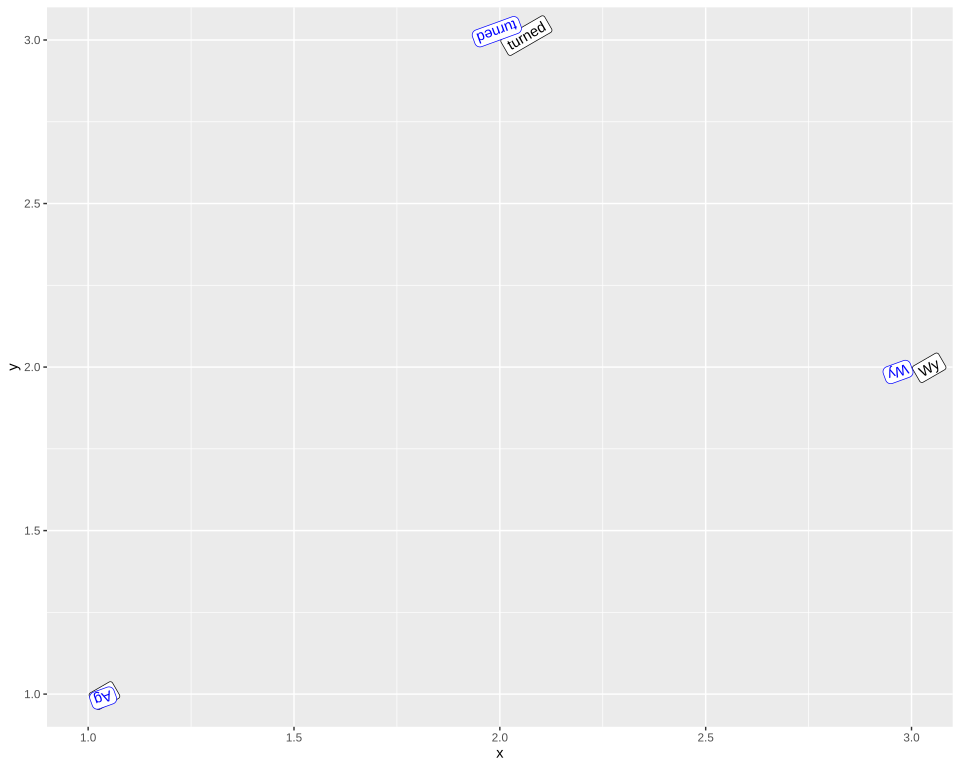

Source code (R):
# The plot test/golden/label_turned.svg draws, drawn by ggplot2 itself, as ggplot2's own visual
# tests draw their snapshots: the independent check on that golden whenever it changes. The suite
# never runs this; it needs R, ggplot2 and vdiffr, saved as the Docker image giggly-r:ggplot2-4.0.3.
# From the repository's root:
#
#   docker run --rm -v "$PWD/test/golden":/golden:ro giggly-r:ggplot2-4.0.3 \
#     Rscript /golden/label_turned.R > label_turned.ggplot2.svg
#
# and compare the two drawings element by element, as test/golden/point.R describes.
#
# Labels turned with their boxes: one layer turned 30 degrees and hung from its place by its start
# and top, and one turned 200 degrees, justified inward along its baseline and outward up it, on
# boxes padded a millimetre with corners of 4 points, in blue.
# First checked with ggplot2 4.0.3 and vdiffr 1.0.9: every element and clip path matches but
# svglite's around the whole drawing, and the one departure is test/golden/point.R's, the x axis
# drawn before the y.

library(ggplot2)

df <- data.frame(x = c(1, 2, 3), y = c(1, 3, 2), text = c("Ag", "turned", "Wy"))

plot <- ggplot(df, aes(x, y, label = text)) +
  geom_label(angle = 30, hjust = 0, vjust = 1) +
  geom_label(
    angle = 200, hjust = "inward", vjust = "outward",
    label.padding = unit(1, "mm"), label.r = unit(4, "pt"), colour = "blue"
  ) +
  theme_gray()

file <- tempfile(fileext = ".svg")
vdiffr::write_svg(plot, file)
cat(readLines(file), sep = "\n")
